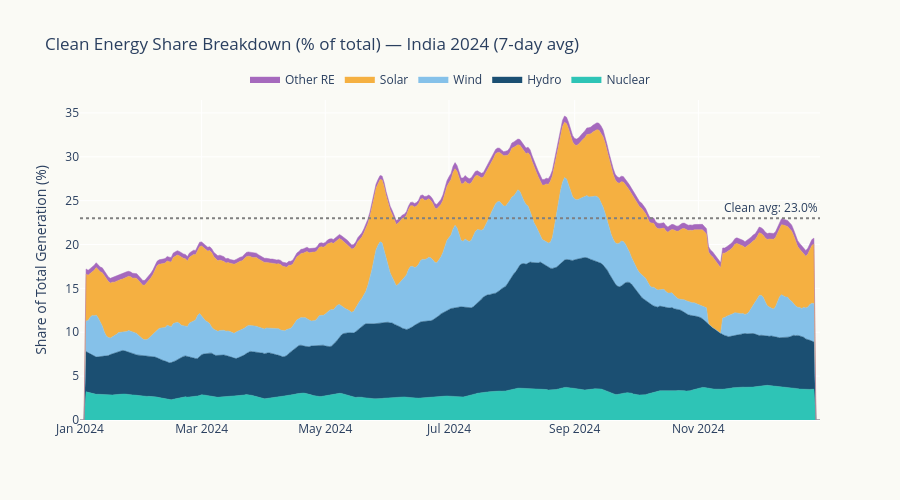

The notebook cell saved with this chart:
### Markdown cell above
## 2. Clean Energy Share (RE + Nuclear + Hydro)

### Code cell
fig = go.Figure()

# Clean share components stacked
clean_components = ['nuclear', 'hydro', 'wind', 'solar', 'other_re']
clean_labels = ['Nuclear', 'Hydro', 'Wind', 'Solar', 'Other RE']
clean_colors = ['#2EC4B6', '#1B4F72', '#85C1E9', '#F5B041', '#A569BD']

for col, label, color in zip(clean_components, clean_labels, clean_colors):
    share = (df24[col] / df24['total'] * 100).rolling(7, center=True).mean()
    fig.add_trace(go.Scatter(
        x=df24['date'], y=share,
        name=label, mode='lines',
        line=dict(width=0.5, color=color),
        fillcolor=color, stackgroup='one',
        hovertemplate=f'{label}: %{{y:.1f}}%<extra></extra>',
    ))

fig.add_hline(y=df24['clean_share'].mean(), line_dash='dot', line_color='grey',
              annotation_text=f'Clean avg: {df24["clean_share"].mean():.1f}%')

fig.update_layout(
    title='Clean Energy Share Breakdown (% of total) — India 2024 (7-day avg)',
    yaxis_title='Share of Total Generation (%)',
    hovermode='x unified',
    plot_bgcolor='#FAFAF5', paper_bgcolor='#FAFAF5',
    height=500,
    legend=dict(orientation='h', yanchor='bottom', y=1.02, x=0.5, xanchor='center'),
)
fig.show()

# Peak clean day
peak_clean = df24.loc[df24['clean_share'].idxmax()]
print(f'Best clean energy day: {peak_clean["date"].strftime("%B %d")} — {peak_clean["clean_share"]:.1f}%')
print(f'  Nuclear: {peak_clean["nuclear"]/peak_clean["total"]*100:.1f}%, Hydro: {peak_clean["hydro"]/peak_clean["total"]*100:.1f}%, Wind: {peak_clean["wind"]/peak_clean["total"]*100:.1f}%, Solar: {peak_clean["solar"]/peak_clean["total"]*100:.1f}%')

### Figure 1 — Plotly figure (JSON) as saved in the notebook; plotly's stock layout.template omitted (floating-point values rounded to 4 significant figures; data arrays with more than 128 entries replaced by an {"elided": "..."} marker saying what was removed)
{"data": [{"fillcolor": "#2EC4B6", "hovertemplate": "Nuclear: %{y:.1f}%<extra></extra>", "line": {"color": "#2EC4B6", "width": 0.5}, "mode": "lines", "name": "Nuclear", "stackgroup": "one", "type": "scatter", "x": {"elided": "366 str values"}, "y": {"elided": "366 float values"}}, {"fillcolor": "#1B4F72", "hovertemplate": "Hydro: %{y:.1f}%<extra></extra>", "line": {"color": "#1B4F72", "width": 0.5}, "mode": "lines", "name": "Hydro", "stackgroup": "one", "type": "scatter", "x": {"elided": "366 str values"}, "y": {"elided": "366 float values"}}, {"fillcolor": "#85C1E9", "hovertemplate": "Wind: %{y:.1f}%<extra></extra>", "line": {"color": "#85C1E9", "width": 0.5}, "mode": "lines", "name": "Wind", "stackgroup": "one", "type": "scatter", "x": {"elided": "366 str values"}, "y": {"elided": "366 float values"}}, {"fillcolor": "#F5B041", "hovertemplate": "Solar: %{y:.1f}%<extra></extra>", "line": {"color": "#F5B041", "width": 0.5}, "mode": "lines", "name": "Solar", "stackgroup": "one", "type": "scatter", "x": {"elided": "366 str values"}, "y": {"elided": "366 float values"}}, {"fillcolor": "#A569BD", "hovertemplate": "Other RE: %{y:.1f}%<extra></extra>", "line": {"color": "#A569BD", "width": 0.5}, "mode": "lines", "name": "Other RE", "stackgroup": "one", "type": "scatter", "x": {"elided": "366 str values"}, "y": {"elided": "366 float values"}}], "layout": {"annotations": [{"showarrow": false, "text": "Clean avg: 23.0%", "x": 1, "xanchor": "right", "xref": "x domain", "y": 23.0, "yanchor": "bottom", "yref": "y"}], "height": 500, "hovermode": "x unified", "legend": {"orientation": "h", "x": 0.5, "xanchor": "center", "y": 1.02, "yanchor": "bottom"}, "paper_bgcolor": "#FAFAF5", "plot_bgcolor": "#FAFAF5", "shapes": [{"line": {"color": "grey", "dash": "dot"}, "type": "line", "x0": 0, "x1": 1, "xref": "x domain", "y0": 23.0, "y1": 23.0, "yref": "y"}], "title": {"text": "Clean Energy Share Breakdown (% of total) — India 2024 (7-day avg)"}, "yaxis": {"title": {"text": "Share of Total Generation (%)"}}}}
